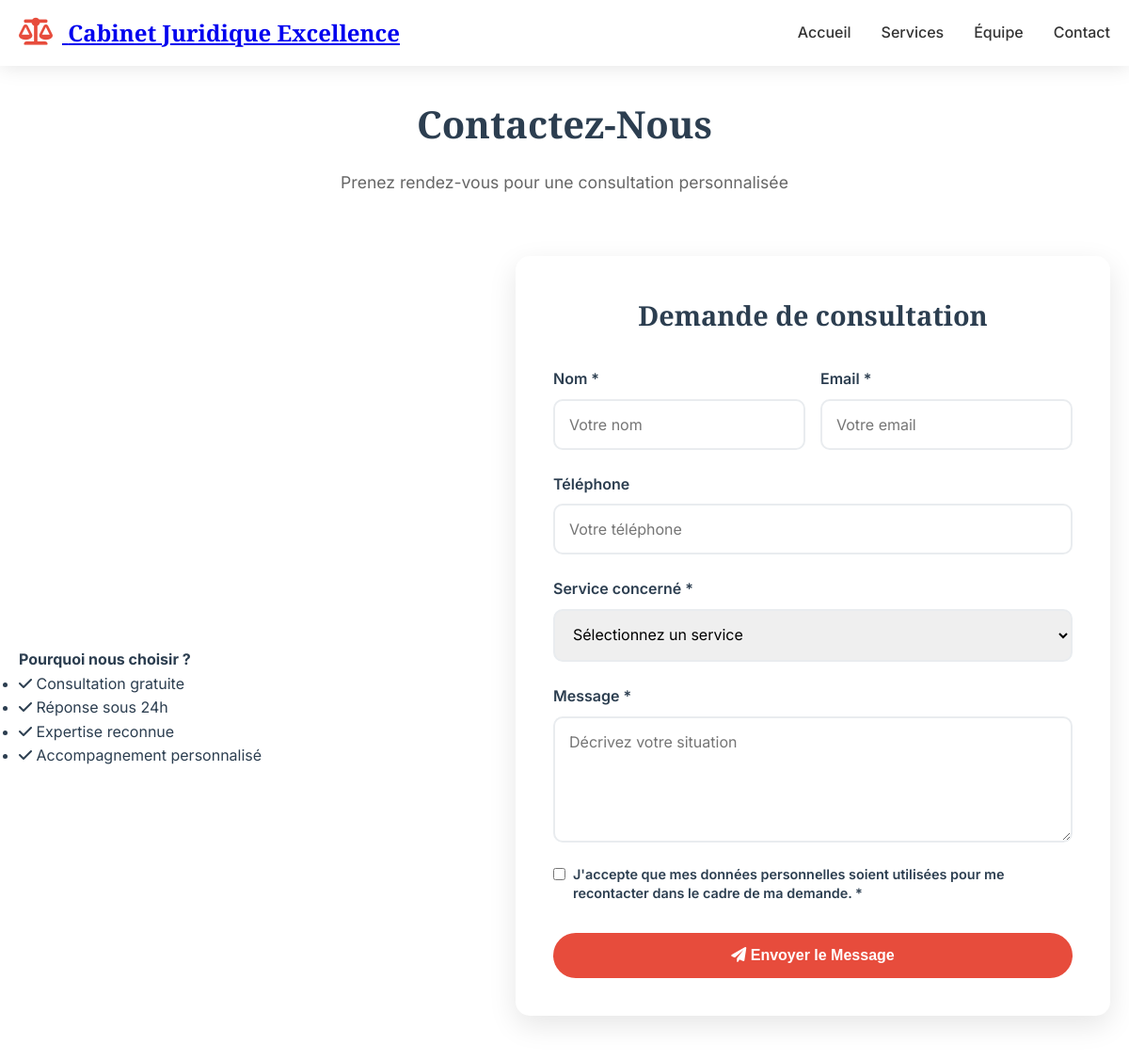
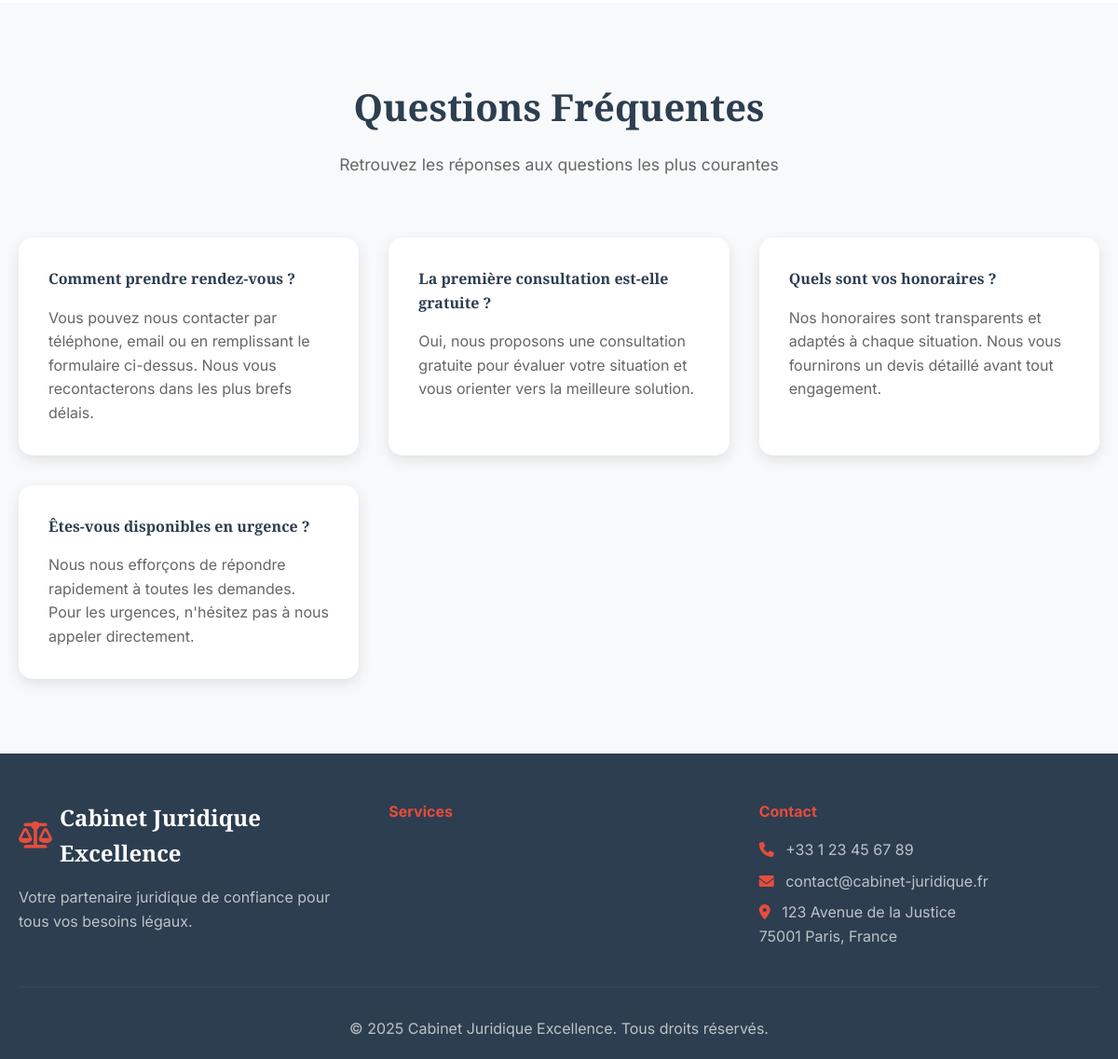
Page /contact/ on the committed database (2 pictures, top to bottom).
### website/models.py (models this page shows, shortened)
class CabinetInfo(models.Model):
    nom_cabinet = models.CharField(
        max_length=200,
        default="Cabinet Juridique",
        verbose_name="Nom du cabinet"
    )
    adresse = models.TextField(verbose_name="Adresse")
    telephone = models.CharField(
        max_length=20,
        validators=[RegexValidator(
            regex=r'^\+?1?\d{9,15}$',
            message="Format de téléphone invalide"
        )],
        verbose_name="Téléphone"
    )
    email = models.EmailField(verbose_name="Email")
    horaires = models.TextField(
        verbose_name="Horaires",
        help_text="Ex: Lun - Ven: 9h00 - 18h00<br>Sam: 9h00 - 12h00"
    )
    description = models.TextField(
        verbose_name="Description du cabinet",
        help_text="Description qui apparaît sur la page d'accueil"
    )
    facebook = models.URLField(blank=True, null=True, verbose_name="Facebook")
    twitter = models.URLField(blank=True, null=True, verbose_name="Twitter")
    linkedin = models.URLField(blank=True, null=True, verbose_name="LinkedIn")
    instagram = models.URLField(blank=True, null=True, verbose_name="Instagram")
    meta_description = models.CharField(
        max_length=160,
        blank=True,
        verbose_name="Meta description",
        help_text="Description pour les moteurs de recherche"
    )
    meta_keywords = models.CharField(
        max_length=255,
        blank=True,
        verbose_name="Meta keywords",
        help_text="Mots-clés séparés par des virgules"
    )
    date_creation = models.DateTimeField(auto_now_add=True, verbose_name="Date de création", null=True, blank=True)
    date_modification = models.DateTimeField(auto_now=True, verbose_name="Date de modification", null=True, blank=True)
    class Meta:
        verbose_name = "Informations du cabinet"
        verbose_name_plural = "Informations du cabinet"

### website/views.py (the view)
# urls.py: path('contact/', views.contact, name='contact'),
def contact(request):
    cabinet_info = CabinetInfo.objects.first()
    if request.method == 'POST':
        form = ContactForm(request.POST)
        if form.is_valid():
            form.save()
            messages.success(
                request,
                'Votre message a été envoyé avec succès ! Nous vous contacterons bientôt.'
            )
            return redirect('website:contact')
    else:
        form = ContactForm()
    context = {
        'form': form,
        'cabinet_info': cabinet_info,
    }
    return render(request, 'website/contact.html', context)

### website/models.py (called while the page is built)
    def __str__(self):
        return self.nom

### templates/website/contact.html (shortened to what this page needs)
{% extends 'base.html' %}
{% load static %}
{% block content %}
<section class="contact-page">
    <div class="container">
        <div class="page-header">
            <h1>Contactez-Nous</h1>
            <p>Prenez rendez-vous pour une consultation personnalisée</p>
        </div>
        <div class="contact-content">
            <div class="contact-info">
                <div class="contact-extra">
                    <h4>Pourquoi nous choisir ?</h4>
                    <ul>
                        <li><i class="fas fa-check"></i> Consultation gratuite</li>
                        <li><i class="fas fa-check"></i> Réponse sous 24h</li>
                        <li><i class="fas fa-check"></i> Expertise reconnue</li>
                        <li><i class="fas fa-check"></i> Accompagnement personnalisé</li>
                    </ul>
                </div>
            </div>
            <div class="contact-form-container">
                <h3>Demande de consultation</h3>
                <form method="post" class="contact-form">
                    <div class="form-row">
                        <div class="form-group">
                            <label for="{{ form.nom.id_for_label }}">Nom *</label>
                            {{ form.nom }}
                        </div>
                        <div class="form-group">
                            <label for="{{ form.email.id_for_label }}">Email *</label>
                            {{ form.email }}
                        </div>
                    </div>
                    <div class="form-group">
                        <label for="{{ form.telephone.id_for_label }}">Téléphone</label>
                        {{ form.telephone }}
                    </div>
                    <div class="form-group">
                        <label for="{{ form.service.id_for_label }}">Service concerné *</label>
                        {{ form.service }}
                    </div>
                    <div class="form-group">
                        <label for="{{ form.message.id_for_label }}">Message *</label>
                        {{ form.message }}
                    </div>
                    <div class="form-group">
                        <div class="checkbox-group">
                            <input type="checkbox" id="rgpd" name="rgpd" required aria-describedby="rgpd-help">
                            <label for="rgpd">
                                J'accepte que mes données personnelles soient utilisées pour me recontacter dans le cadre de ma demande. *
                            </label>
                        </div>
                    </div>
                    <button type="submit" class="btn btn-primary">
                        <i class="fas fa-paper-plane"></i> Envoyer le Message
                    </button>
                </form>
            </div>
        </div>
    </div>
</section>
<section class="faq-section">
    <div class="container">
        <div class="section-header">
            <h2>Questions Fréquentes</h2>
            <p>Retrouvez les réponses aux questions les plus courantes</p>
        </div>
        <div class="faq-grid">
            <div class="faq-item">
                <h4>Comment prendre rendez-vous ?</h4>
                <p>Vous pouvez nous contacter par téléphone, email ou en remplissant le formulaire ci-dessus. Nous vous recontacterons dans les plus brefs délais.</p>
            </div>
            <div class="faq-item">
                <h4>La première consultation est-elle gratuite ?</h4>
                <p>Oui, nous proposons une consultation gratuite pour évaluer votre situation et vous orienter vers la meilleure solution.</p>
            </div>
            <div class="faq-item">
                <h4>Quels sont vos honoraires ?</h4>
                <p>Nos honoraires sont transparents et adaptés à chaque situation. Nous vous fournirons un devis détaillé avant tout engagement.</p>
            </div>
            <div class="faq-item">
                <h4>Êtes-vous disponibles en urgence ?</h4>
                <p>Nous nous efforçons de répondre rapidement à toutes les demandes. Pour les urgences, n'hésitez pas à nous appeler directement.</p>
            </div>
        </div>
    </div>
</section>
{% endblock %}

### templates/base.html (shortened to what this page needs)
<!DOCTYPE html>
<html lang="fr">
<head>
    {% load static %}
    <link rel="stylesheet" href="{% static 'css/styles.css' %}">
    <link rel="stylesheet" href="{% static 'css/fontawesome-fix.css' %}">
    <link rel="stylesheet" href="https://cdnjs.cloudflare.com/ajax/libs/font-awesome/6.0.0/css/all.min.css">
</head>
<body>
    <nav class="navbar">
        <div class="nav-container">
            <div class="nav-logo">
                <a href="{% url 'website:home' %}">
                    <i class="fas fa-balance-scale"></i>
                    <span>{{ cabinet_info.nom_cabinet|default:"Cabinet Juridique" }}</span>
                </a>
            </div>
            <ul class="nav-menu">
                <li class="nav-item">
                    <a href="{% url 'website:home' %}" class="nav-link">Accueil</a>
                </li>
                <li class="nav-item">
                    <a href="{% url 'website:services' %}" class="nav-link">Services</a>
                </li>
                <li class="nav-item">
                    <a href="{% url 'website:equipe' %}" class="nav-link">Équipe</a>
                </li>
                <li class="nav-item">
                    <a href="{% url 'website:contact' %}" class="nav-link">Contact</a>
                </li>
            </ul>
        </div>
    </nav>
    <main>
        {% block content %}{% endblock %}
    </main>
    <footer class="footer">
        <div class="container">
            <div class="footer-content">
                <div class="footer-section">
                    <div class="footer-logo">
                        <i class="fas fa-balance-scale"></i>
                        <span>{{ cabinet_info.nom_cabinet|default:"Cabinet Juridique" }}</span>
                    </div>
                    <p>{{ cabinet_info.description|default:"Votre partenaire juridique de confiance." }}</p>
                </div>
                <div class="footer-section">
                    <h4>Services</h4>
                </div>
                <div class="footer-section">
                    <h4>Contact</h4>
                    {% if cabinet_info %}
                        <p><i class="fas fa-phone"></i> {{ cabinet_info.telephone }}</p>
                        <p><i class="fas fa-envelope"></i> {{ cabinet_info.email }}</p>
                        <p><i class="fas fa-map-marker-alt"></i> {{ cabinet_info.adresse|linebreaksbr }}</p>
                    {% endif %}
                </div>
            </div>
            <div class="footer-bottom">
                <p>&copy; {% now "Y" %} {{ cabinet_info.nom_cabinet|default:"Cabinet Juridique" }}. Tous droits réservés.</p>
            </div>
        </div>
    </footer>
</body>
</html>

### rows in the picture
CabinetInfo: nom_cabinet "Cabinet Juridique Excellence", description "Votre partenaire juridique de confiance pour tous vos besoins légaux.", telephone "+33 1 23 45 67 89", email "contact@cabinet-juridique.fr", adresse "123 Avenue de la Justice 75001 Paris, France"
